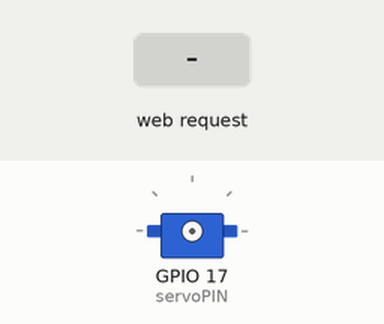
Bench run of a program on a simulated Raspberry Pi (BCM pin numbers). On the bench: servo. The test bench sets the inputs (shaded band). Servo angles are drawn from the pulse width (0.5 ms = 0°, 2.5 ms = 180°); what the program prints to the terminal is not drawn.

Above: at 1.2 s.
1.3 s: HTTP request for /servo received
At 1.6 s:
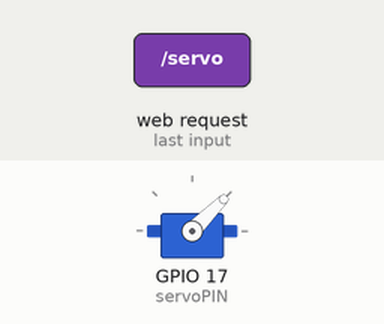
At 2.2 s:
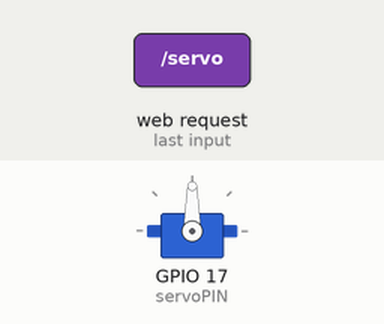
Timing chart, 0 to 13.3 s (numbered marks = the images above; inputs shaded):
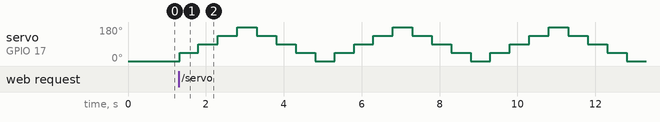

The program:

flas.py
```python
import RPi.GPIO as G
import time

from flask import Flask

app = Flask(__name__)

@app.route("/")
def hello():
    return "flask server up!"

@app.route("/servo")
def servo():
    servoPIN = 17
    G.setmode(G.BCM)
    G.setup(servoPIN, G.OUT)
    p = G.PWM(servoPIN, 50)
    p.start(2.5)
    try:
        while True:
            p.ChangeDutyCycle(5)
            time.sleep(0.5)
            p.ChangeDutyCycle(7.5)
            time.sleep(0.5)
            p.ChangeDutyCycle(10)
            time.sleep(0.5)
            p.ChangeDutyCycle(12.5)
            time.sleep(0.5)
            p.ChangeDutyCycle(10)
            time.sleep(0.5)
            p.ChangeDutyCycle(7.5)
            time.sleep(0.5)
            p.ChangeDutyCycle(5)
            time.sleep(0.5)
            p.ChangeDutyCycle(2.5)
            time.sleep(0.5)

    except KeyboardInterrupt:

            p.stop()
            G.cleanup()

app.run(debug=True, host='0.0.0.0')
```

Measured:
- after the input at 1.3 s, servo on GPIO 17 (servoPIN): 0° → 45° at once, then repeats every 4.0 s: 90° 0.50 s, 135° 0.50 s, 180° 0.50 s, 135° 0.50 s, 90° 0.50 s, 45° 0.50 s, 0° 0.50 s, 45° 0.50 s
